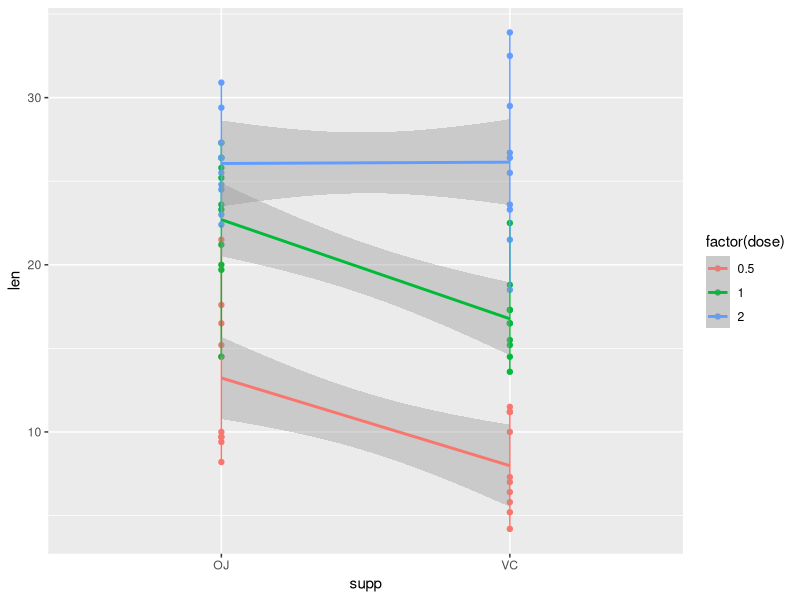

Write the R code that produced this figure.
## ---- chunk 1
  library(datasets)
  str(ToothGrowth)      #structure of the dataset
  summary(ToothGrowth)  #table summary
## ---- chunk 2
  library(ggplot2)
  qplot(supp, len, data=ToothGrowth, colour=factor(dose)) + 
  geom_line(data=ToothGrowth) + 
  geom_smooth(aes(group=dose), method="lm")
## ---- chunk 3
  library(dplyr)
## ---- chunk 4
  myCI <- function(dosage){
    vitaminGroup <- filter(ToothGrowth, supp == "VC", dose == dosage)  
    orangeGroup <- filter(ToothGrowth, supp == "OJ", dose == dosage)

    #Method 1: Using Mathematical Formula
    difference <- orangeGroup$len - vitaminGroup$len 
    mn <- mean(difference)
    s <- sd(difference)
    n <- 10
  
    CI <- round(mn + c(-1, 1) * qt(.975, n-1) * s / sqrt(n) , 2)
    cat("We are 95% confident that for dosages of", dosage ,"mg 
    Orange Juice supplements affects tooth growth than Vitamin C by (", CI , ")mm.")
    
    #Method 2: Using R
    t <- t.test(orangeGroup$len, vitaminGroup$len, paired=TRUE, var=FALSE, 
                conf.level = 0.95)
    t
  }
## ---- chunk 5
  myCI(0.5)
  myCI(1.0)
  myCI(2.0)
